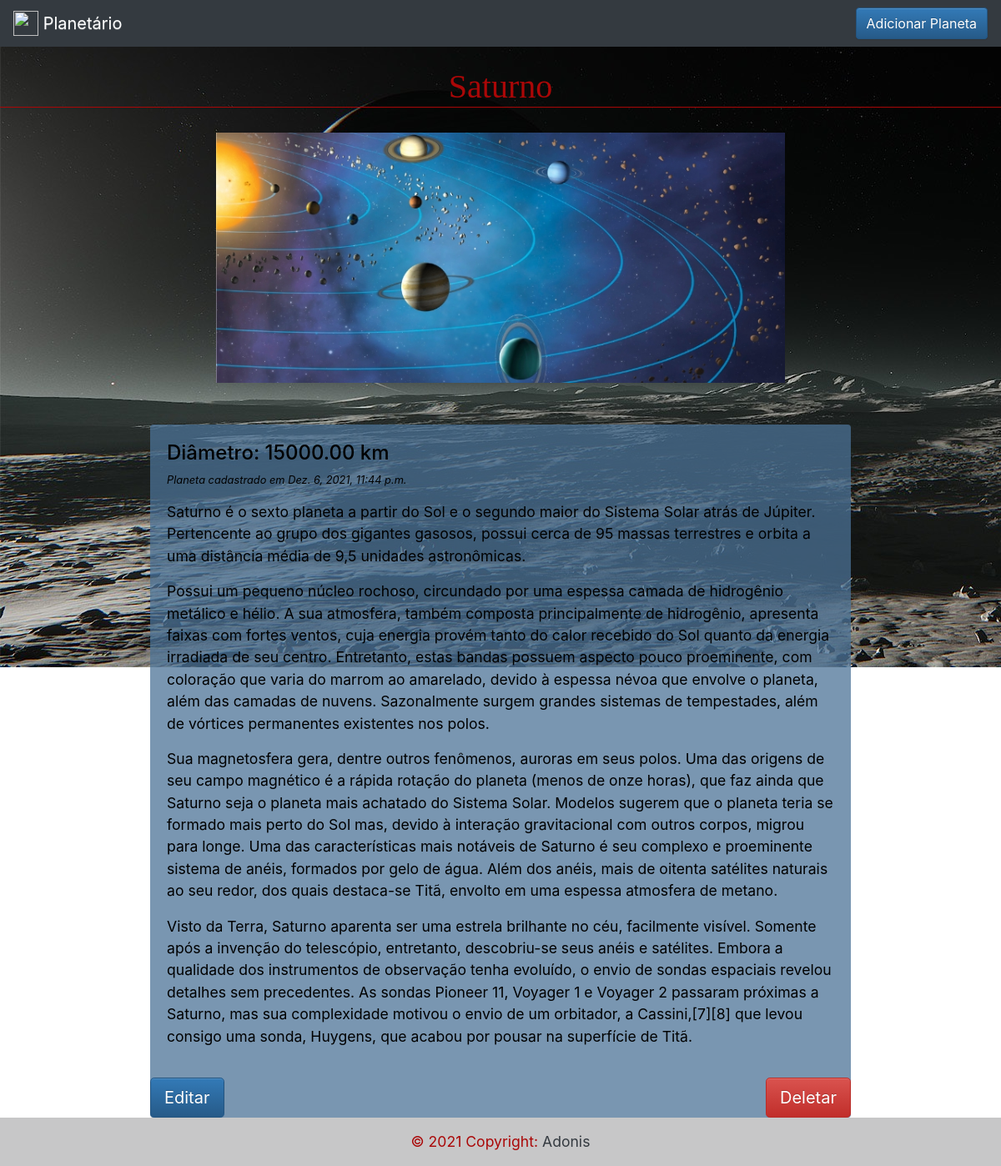
The app's page /detail/6/, older data.
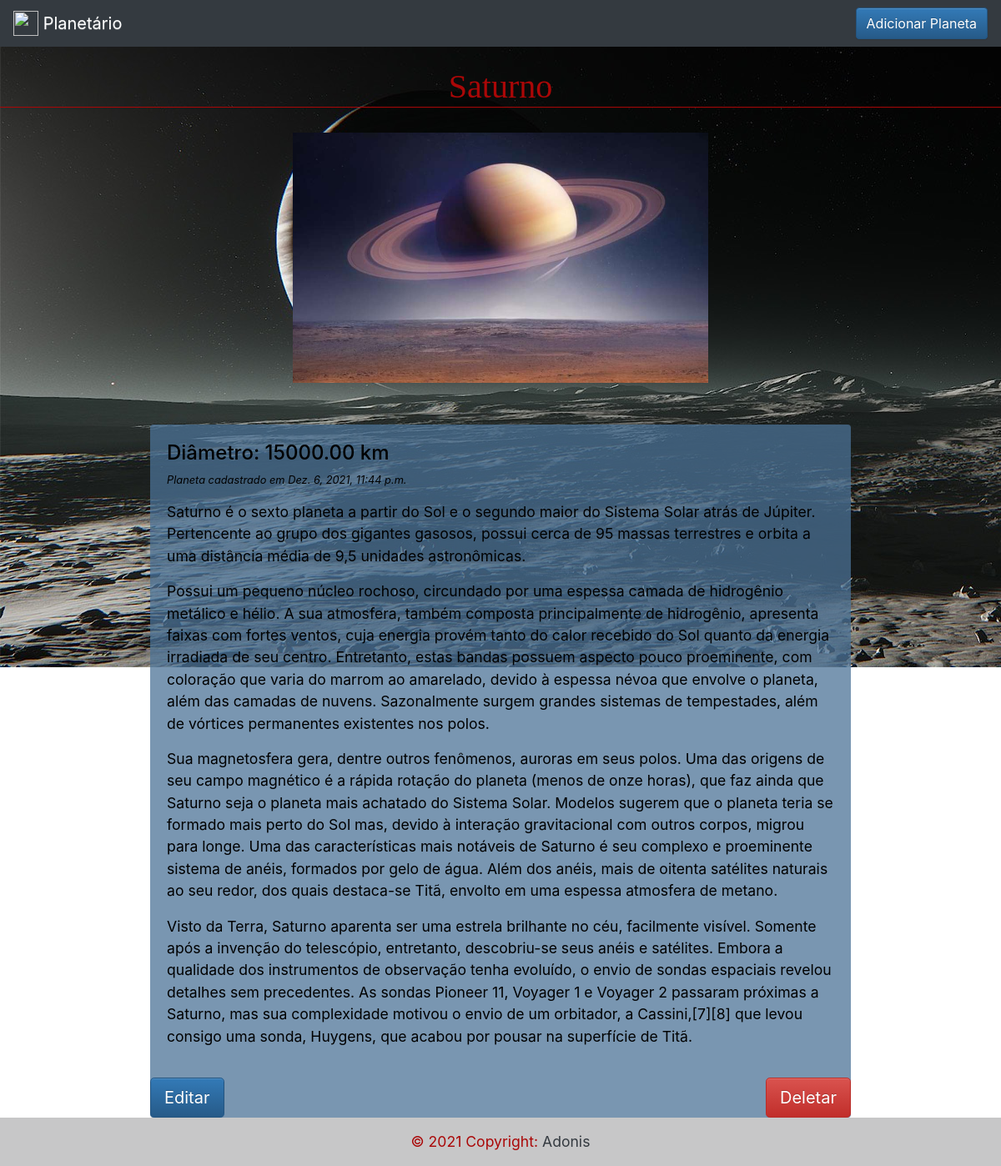
The same page, newer data.
### planetas/models.py (models this page shows, shortened)
class Planeta(models.Model):
    name = models.CharField(max_length=255)
    image = models.ImageField()
    diameter = models.DecimalField(max_digits=15, decimal_places=2)
    description = models.TextField()
    created = models.DateTimeField(auto_now_add=True)
    updated = models.DateTimeField(auto_now=True)

### planetas/views.py (the view)
# urls.py: path('detail/<int:id>/', detail_planeta, name='detail_planeta' ),
def detail_planeta(request, id):
    planeta = Planeta.objects.get(id=id)
    return render(request, 'planeta-detail.html', {'planeta': planeta})

### planetas/templates/planeta-detail.html (shortened to what this page needs)
{% extends "base.html" %}
{% block subtitle %} {{planeta.name}} {% endblock %}
{% block content %}
    {% if planeta %}
    <div class="text-center">
        <img class="img-fluid img-planeta" src="{{ planeta.image.url}}" alt="connect" style="max-height:300px">
    </div>
    {% endif %}
    <div class="text-justfy rounded descpt-planeta">
        <div class=" descript-planeta">
            <h4> Diâmetro: {{planeta.diameter }} km</h4>
            <p class="date"> Planeta cadastrado em {{ planeta.created}} </p>
            {{planeta.description | linebreaks}}
        </div>
        <a href="{% url 'planetario:update_planeta' planeta.id %}">
            <button type="button" class="btn btn-primary btn-lg">Editar</button>
        </a>
        <a href="{% url 'planetario:delete_planeta' planeta.id %}" class="float-right">
            <button type="button" class="btn btn-danger btn-lg">Deletar</button>
        </a>
    </div>
{% endblock %}

### planetas/templates/base.html (shortened to what this page needs)
{% load static %}
<!DOCTYPE html>
<html>
<head>
    <link rel="stylesheet" href="https://stackpath.bootstrapcdn.com/bootstrap/4.1.3/css/bootstrap.min.css">
    <link rel="stylesheet" href="//maxcdn.bootstrapcdn.com/bootstrap/3.2.0/css/bootstrap-theme.min.css">
    <link href="{% static 'css/styles.css' %}" rel="stylesheet">
</head>
<body>
    <nav class="navbar navbar-dark bg-dark fixed-top">
            <a class="navbar-brand" href="{% url 'planetario:list_planetas' %}">
              <img src="https://encrypted-tbn0.gstatic.com/images?q=tbn:ANd9GcRVZ5_XxTAIvjdo93gfITGkbImhE90ShBarxg&usqp=CAU" width="30" height="30" class="d-inline-block align-top" alt="">
              Planetário
            </a>
            <a href="{% url 'planetario:create_planeta' %}"class="btn btn-primary float-right "> Adicionar Planeta </a>
    </nav>
        <h1 class="subtitle">{% block subtitle %}{% endblock %}</h1>
    <main>
        {% block content %}
        {% endblock %}
    </main>
    <footer class="bg-light text-center text-lg-start">
        <div class="text-center p-3" style="background-color: rgba(0, 0, 0, 0.2);">
          © 2021 Copyright:
          <a class="text-dark" href="https://mdbootstrap.com/">Adonis</a>
        </div>
    </footer>
</body>
</html>

### planetas/static/css/styles.css (style rules this page uses)
body { background-image: url("../img/Stepin_BG.jpg"); background-repeat:no-repeat; background-attachment: fixed; font-size: 1.1rem; color: #aa0707; min-height: 100vh; display: grid; grid-template-rows: auto 1fr auto; }
main { margin: 0 15%; }
h1 { text-align: center; font-family: serif; font-weight: normal; border-bottom: 1px solid; }
a { color:#0072aa; text-decoration:none; }
p.date { font-size: 0.8rem; font-style: italic; margin-top: 1px; }
.navbar { position: fixed; top: 0; right: 0; left: 0; z-index: 1030; }
.subtitle { margin-top: 80px; margin-bottom: 30px; }
footer { min-height:50px; width: 100%; }
.img-planeta { margin-bottom: 50px; }
.descript-planeta { padding: 20px; color: black; }
.descpt-planeta { background-color: #4c7397be; }

Row changes from the older to the newer data that the page shows:
changed Planeta "Saturno": image: a different picture
